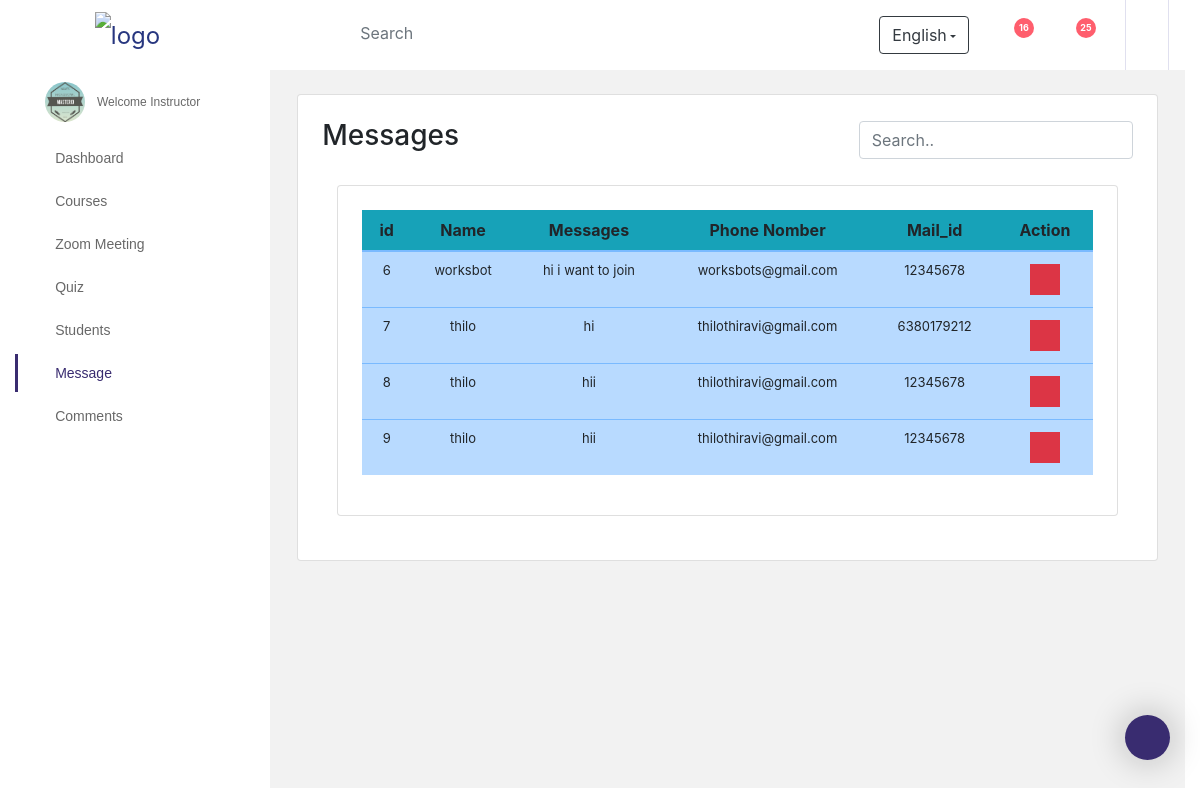
Screenshot of /message with the database file from the repository.
### sub_part/models.py (models this page shows, shortened)
class contacts(models.Model):
    your_name=models.CharField(max_length=100)
    email=models.EmailField()
    subject=models.CharField(max_length=100)
    phone_number=models.CharField(max_length=100)
    messege=models.TextField()

### sub_part/views.py (the view)
# urls.py: path('message',views.message,name='message'),
def message(request):
    ex2=contacts.objects.all()
    context={'ex2':ex2}
    return render(request,'message.html',context)

### template/message.html (shortened to what this page needs)
{% load static %}
<!DOCTYPE html>
<html lang="en">
<head>
  <link rel="stylesheet" href="{% static 'vendors/iconfonts/font-awesome/css/all.min.css' %}">
  <link rel="stylesheet" href="{% static 'vendors/css/vendor.bundle.base.css' %}">
  <link rel="stylesheet" href="{% static 'vendors/css/vendor.bundle.addons.css' %}">
  <link rel="stylesheet" href="{% static 'css/style1.css' %}">
  <link rel="stylesheet" href="https://maxcdn.bootstrapcdn.com/bootstrap/4.4.1/css/bootstrap.min.css">
</head>
<body>
  <div class="container-scroller">
    <nav class="navbar col-lg-12 col-12 p-0 fixed-top d-flex flex-row default-layout-navbar">
      <div class="text-center navbar-brand-wrapper d-flex align-items-center justify-content-center">
        <a class="navbar-brand brand-logo" href="{% url '/' %}"><img src="{% static 'images/logo1.jpg' %}" alt="logo"/></a>
      </div>
      <div class="navbar-menu-wrapper d-flex align-items-stretch">
        <button class="navbar-toggler navbar-toggler align-self-center" type="button" data-toggle="minimize">
          <span class="fas fa-bars"></span>
        </button>
        <ul class="navbar-nav">
          <li class="nav-item nav-search d-none d-md-flex">
            <div class="nav-link">
              <div class="input-group">
                <div class="input-group-prepend">
                  <span class="input-group-text">
                    <i class="fas fa-search"></i>
                  </span>
                </div>
                <input type="text" class="form-control" placeholder="Search" aria-label="Search">
              </div>
            </div>
          </li>
        </ul>
        <ul class="navbar-nav navbar-nav-right">
          <li class="nav-item dropdown d-none d-lg-flex">
            <div class="nav-link">
              <span class="dropdown-toggle btn btn-outline-dark" id="languageDropdown" data-toggle="dropdown">English</span>
            </div>
          </li>
          <li class="nav-item dropdown">
            <a class="nav-link count-indicator dropdown-toggle" id="notificationDropdown" href="#" data-toggle="dropdown">
              <i class="fas fa-bell mx-0"></i>
              <span class="count">16</span>
            </a>
          </li>
          <li class="nav-item dropdown">
            <a class="nav-link count-indicator dropdown-toggle" id="messageDropdown" href="#" data-toggle="dropdown" aria-expanded="false">
              <i class="fas fa-envelope mx-0"></i>
              <span class="count">25</span>
            </a>
          </li>
          <li class="nav-item nav-profile dropdown">
            <a class="fa fa-power-off" aria-hidden="true" href="{% url 'instruclogin' %}" >
            </a>
          </li>
        </ul>
      </div>
    </nav>
    <div class="container-fluid page-body-wrapper">
      <div class="theme-setting-wrapper">
        <div id="settings-trigger"><i class="fas fa-fill-drip"></i></div>
      </div>
      <nav class="sidebar sidebar-offcanvas" id="sidebar">
        <ul class="nav">
          <li class="nav-item nav-profile">
            <div class="nav-link">
              <div class="profile-image">
                <img src="{% static 'images/logo.jpg' %}" alt="image"/>
              </div>
              <div class="profile-name">
                <p class="designation">
                  Welcome Instructor
                </p>
              </div>
            </div>
          </li>
          <li class="nav-item">
            <a class="nav-link" href="{% url 'home' %}">
              <i class="fa fa-home"></i>
              <span class="menu-title">Dashboard</span>
            </a>
          </li>
          <li class="nav-item">
            <a class="nav-link" data-toggle="collapse" href="#page-layouts" aria-expanded="false" aria-controls="page-layouts">
              <i class="fa fa-book"></i>
              <span class="menu-title">Courses</span>
              <i class="menu-arrow"></i>
            </a>
          </li>
          <li class="nav-item d-none d-lg-block">
            <a class="nav-link" data-toggle="collapse" href="#sidebar-layouts" aria-expanded="false" aria-controls="sidebar-layouts">
              <i class="fa fa-laptop"></i>
              <span class="menu-title">Zoom Meeting</span>
              <i class="menu-arrow"></i>
            </a>
          </li>
          <li class="nav-item">
            <a class="nav-link"  href="{% url 'quiz' %}" >
              <i class="fa fa-question-circle"></i>
              <span class="menu-title"> Quiz</span>
              <i class="menu-arrow"></i>
            </a>
          </li>
          <li class="nav-item">
            <a class="nav-link" href="{% url 'all_student_instructor' %}">
              <i class="fa fa-users"></i>
              <span class="menu-title">Students</span>
              <i class="menu-arrow"></i>
            </a>
          </li>
          <li class="nav-item">
            <a class="nav-link"  href="{% url 'message' %}" >
              <i class="fa fa-envelope"></i>
              <span class="menu-title">Message</span>
              <i class="menu-arrow"></i>
            </a>
          </li>
          <li class="nav-item">
            <a class="nav-link" href="{% url 'coursecomment' %}">
              <i class="fa fa-comments"></i>
              <span class="menu-title">Comments</span>
              <i class="menu-arrow"></i>
            </a>
          </li>
        </ul>
      </nav>
        <div class="main-panel">
          <div class="content-wrapper">
            <div class="row">
              <div class="col-12 grid-margin">
              <div class="card">
                <div class="card-body">
                  <div class="page-header">
                   <h3> Messages</h3>
                      <nav>
                        <input class="form-control" id="myInput" type="text" placeholder="Search..">
                      </nav>
                  </div>
                  <div class="container">
                    <div class="row">
                      <div class="col-12 grid-margin">
                        <div class="card">
                          <div class="card-body">
                            <div class="table-responsive">
                              <table class="table table-boreded table-primary table-hover text-center" >
                                <thead class="bg-info">
                                  <th>id</th>
                                  <th>Name</th>
                                  <th>Messages</th>
                                  <th>Phone Nomber</th>
                                  <th>Mail_id</th>
                                  <th>Action</th>
                              </thead>
                                <tbody id="myTable">
                              {% for j in ex2 %}
                              <tr>
                                <td>{{j.id}}</td>
                                  <td>{{j.your_name}}</td>
                                  <td>{{j.messege}}</td>
                                  <td>{{j.email}}</td>
                                  <td>{{j.phone_number}}</td>
                                  <td><a href="messagedelete/{{j.id}}"class="btn btn-danger btn-sm rounded-0" type="button" data-toggle="tooltip" data-placement="top" title="Delete"><i class="fa fa-trash"></i></a></a></td>
                              </tr>
                              {% endfor %}
                              </tbody>
                            </table>
                            </div>
                          </div>
                        </div>
                      </div>
                    </div>
                  </div>
                </div>
              </div>
            </div>
          </div>
      </div>
</body>
</html>

### rows the page displays
contacts: id "6", your_name "worksbot", messege "hi i want to join", email "worksbots@gmail.com", phone_number "12345678"
contacts: id "7", your_name "thilo", messege "hi", email "thilothiravi@gmail.com", phone_number "6380179212"
contacts: id "8", your_name "thilo", messege "hii", email "thilothiravi@gmail.com", phone_number "12345678"
contacts: id "9", your_name "thilo", messege "hii", email "thilothiravi@gmail.com", phone_number "12345678"
